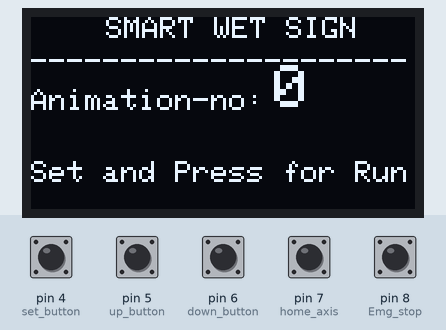
Simulated run of this sketch. Board: Arduino Uno, built with avr-gcc and run on an emulated ATmega328P. Parts: 128×64 one-colour display. The test bench sets the inputs (shaded band); at power-on: pin 4 (set_button), pin 5 (up_button), pin 6 (down_button), pin 7 (home_axis), pin 8 (Emg_stop) HIGH. No radio packets arrive unless stated; what the sketch prints to the serial monitor is not drawn.

Above: at 4.3 s.
4.4 s: pin 4 (set_button) pulled LOW for 1 s
At 6.8 s:
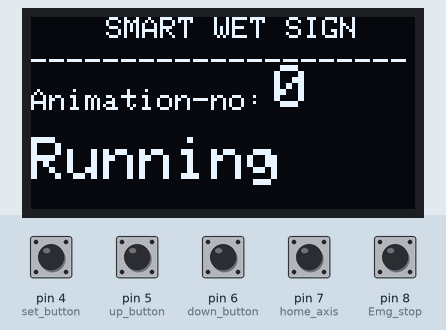
7.2 s: pin 7 (home_axis) pulled LOW for 0.15 s
At 8.9 s:
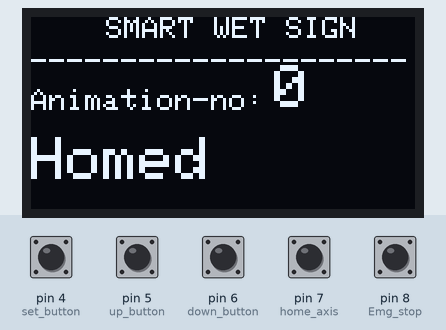
9.8 s: pin 8 (Emg_stop) pulled LOW for 0.15 s
At 10.6 s:
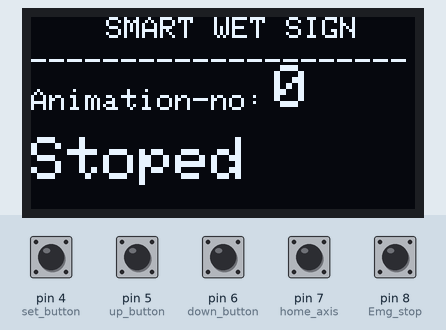
11.4 s: pin 5 (up_button) pulled LOW for 0.15 s
At 12.6 s:
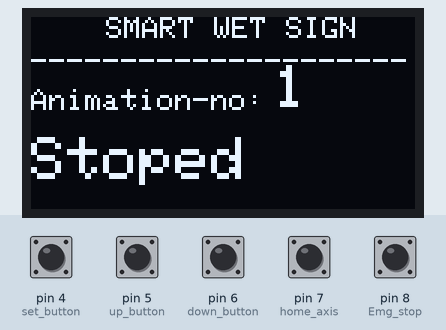
13.4 s: pin 4 (set_button) pulled LOW for 0.15 s
At 14.5 s:
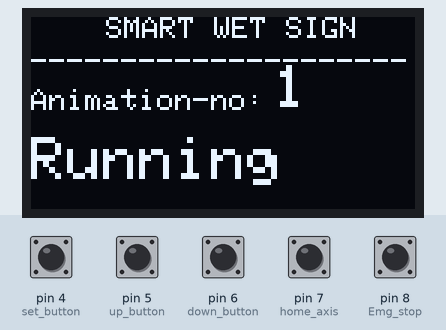
15.5 s: pin 5 (up_button) pulled LOW for 1 s
At 17.7 s:
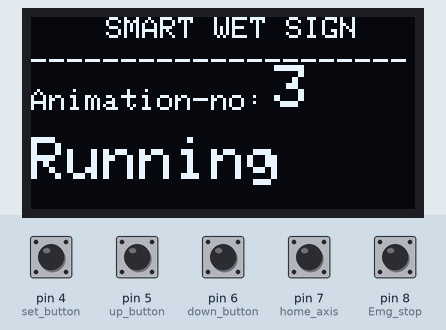
Timing chart, 0 to 19.1 s (numbered marks = the images above; inputs shaded):
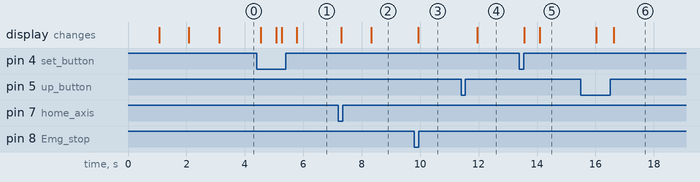

The sketch:

remote_control.ino
```cpp
//This code is developed by Ishan_Sachintha

#include <RH_ASK.h>
#include <SPI.h>
#include <Wire.h>
#include "SSD1306Ascii.h"
#include "SSD1306AsciiAvrI2c.h"

#define I2C_ADDRESS 0x3C
#define RST_PIN -1

SSD1306AsciiAvrI2c oled;

bool select_anime = false;
bool set_anime = false;
bool Home_axis = false;
int anime = 0;


#define Emg_stop  8
#define home_axis 7
#define up_button 5
#define down_button 6
#define set_button 4

uint8_t col0 = 0;
uint8_t col1 = 0;
uint8_t rows;

RH_ASK driver;

void setup()
{
  Serial.begin(9600);	  // Debugging only
  if (!driver.init())
    Serial.println("init failed");

#if RST_PIN >= 0
  oled.begin(&Adafruit128x64, I2C_ADDRESS, RST_PIN);
#else // RST_PIN >= 0
  oled.begin(&Adafruit128x64, I2C_ADDRESS);
#endif // RST_PIN >= 0
  // Call oled.setI2cClock(frequency) to change from the default frequency.

  oled.setFont(Adafruit5x7);

    oled.clear();
    oled.set2X();
    oled.setCursor(10, 10);
    oled.println(" SMART");
    delay(1000);
    oled.println("    WET");
    delay(1000);
    oled.println("     SIGN");
    delay(1000);
    oled.clear();


  oled.setCursor(25, 0);
  oled.set1X();
  oled.println("SMART WET SIGN");
  oled.println("_____________________");
  oled.println("");
  oled.set1X();
  oled.print("Animation-no:");
  oled.print("\n");
  oled.print("\n");
  oled.print("\nSet and Press for Run");
  uint8_t w = oled.strWidth("Animation-no:");
  col0 = col0 < w ? w : col0;
  col0 += 3;
  col1 = col0 + oled.strWidth("99") + 10;
  rows = oled.fontRows();

  pinMode(Emg_stop, INPUT_PULLUP);
  pinMode(home_axis, INPUT_PULLUP);
  pinMode(up_button, INPUT_PULLUP);
  pinMode(down_button, INPUT_PULLUP);
  pinMode(set_button, INPUT_PULLUP);

}

void clearValue(uint8_t row) {
  oled.clear(col0, col1, row, 1);
}
void loop()
{
  clearValue(2 * rows);
  oled.set2X();
  oled.print(anime);
  delay(100);

  if (digitalRead(Emg_stop) == 0) {

    const char *msg = "s";

    driver.send((uint8_t *)msg, strlen(msg));
    driver.waitPacketSent();
    Serial.println("stoped");
    oled.clear(0, 124, 4, 8);
    oled.set1X();
    oled.print("\n");
    oled.set2X();
    oled.print("Stoped");
    delay(1000);
    //oled.clear(0, 124, 4, 8);
  }

  if (digitalRead(home_axis) == 0) {

    const char *msg = "h";

    driver.send((uint8_t *)msg, strlen(msg));
    driver.waitPacketSent();
    Serial.println("Homing");
    oled.clear(0, 124, 4, 8);
    oled.set1X();
    oled.print("\n");
    oled.set2X();
    oled.print("Homing");
    delay(1000);
    oled.clear(0, 124, 4, 8);
    oled.set1X();
    oled.print("\n");
    oled.set2X();
    oled.print("Homed");
  }

  if (digitalRead(set_button) == 0) {

    char cstr[16];
    itoa(anime, cstr, 10);
    const char *msg = cstr;

    driver.send((uint8_t *)msg, strlen(msg));
    driver.waitPacketSent();
    Serial.print("set animation  to -");
    Serial.println(cstr);
    oled.clear(0, 124, 4, 8);
    oled.set1X();
    oled.print("\n");
    oled.set2X();
    oled.print("SEND-ANIME");
    delay(500);
    oled.clear(0, 124, 4, 8);
    oled.set1X();
    oled.print("\n");
    oled.set2X();
    oled.print("Running");
  }

  if (digitalRead(up_button) == 0) {
    if (anime < 5) {
      anime++;
      Serial.println(anime);
      delay(500);
    }
  }
  if (digitalRead(down_button) == 0) {
    if (anime >= 1) {
      anime--;
      Serial.println(anime);
      delay(500);
    }
  }
}
```

Measured:
- after the input at 4.4 s, the display: first changes after 0.14 s (image 1 shows a later state)
- after the input at 7.2 s, the display: first changes after 0.10 s (image 2 shows a later state)
- after the input at 9.8 s, the display: changes after 0.13 s (image 3)
- after the input at 11.4 s, the display: changes after 0.55 s (image 4)
- after the input at 13.4 s, the display: first changes after 0.16 s (image 5 shows a later state)
- after the input at 15.5 s, the display: first changes after 0.52 s (image 6 shows a later state)
